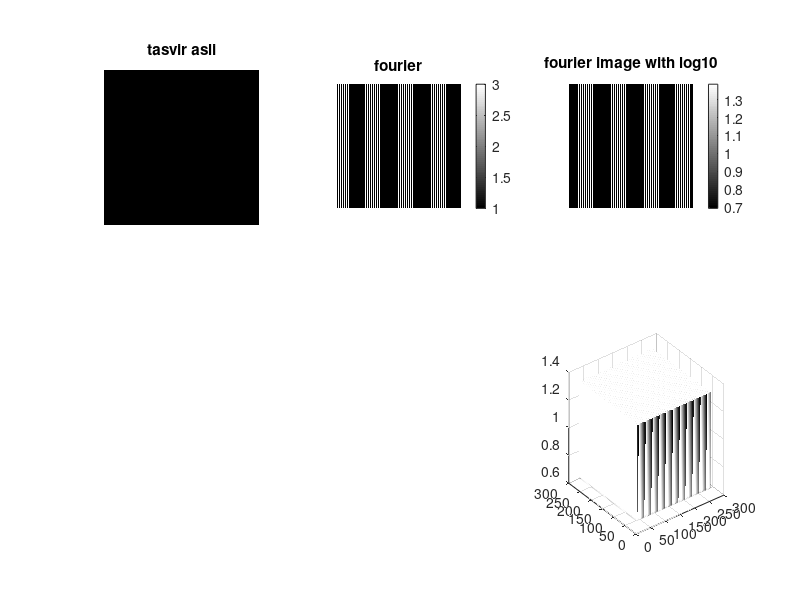

Write MATLAB code to recreate this figure.
clc;clear;close all;
z = zeros(256);
z(128,128)=1;
z(128,64)=1;
z(128,192)=1;
F2 = im2bw(z);
I = double(F2);
fo = abs(fft2(I));
F = fftshift(fo);
subplot(2,3,1);imshow(z,[]);
title('tasvir asli');
subplot(2,3,2);imshow(abs(F),[],'InitialMagnification','fit');
colormap(gray); colorbar
title('fourier');
subplot(2,3,3);imshow(log(1+abs(F)),[],'InitialMagnification','fit'); 
colormap(gray); colorbar 
title('fourier image with log10');
subplot(2,3,6);mesh(log(1+abs(F)));